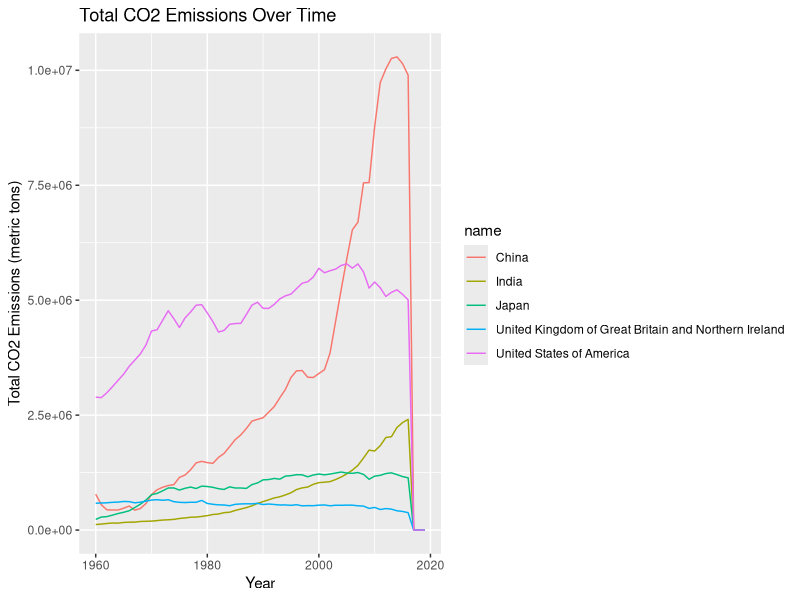
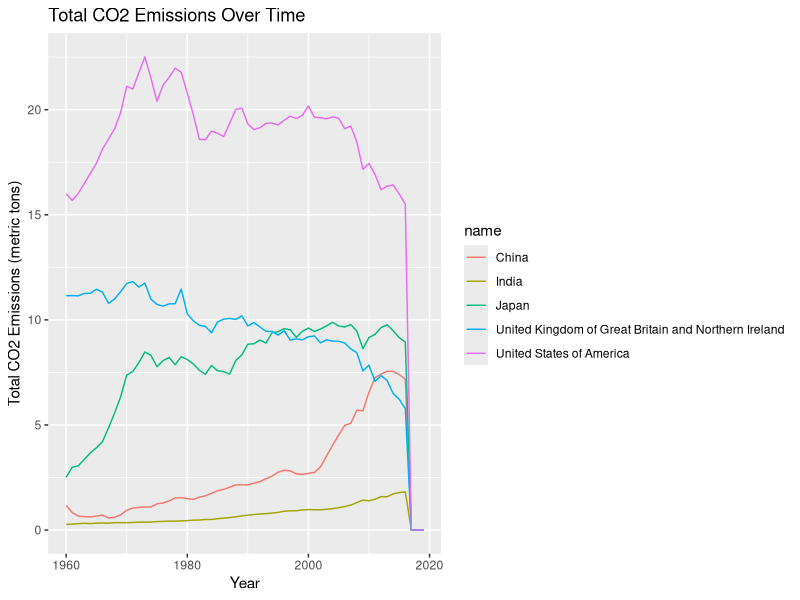
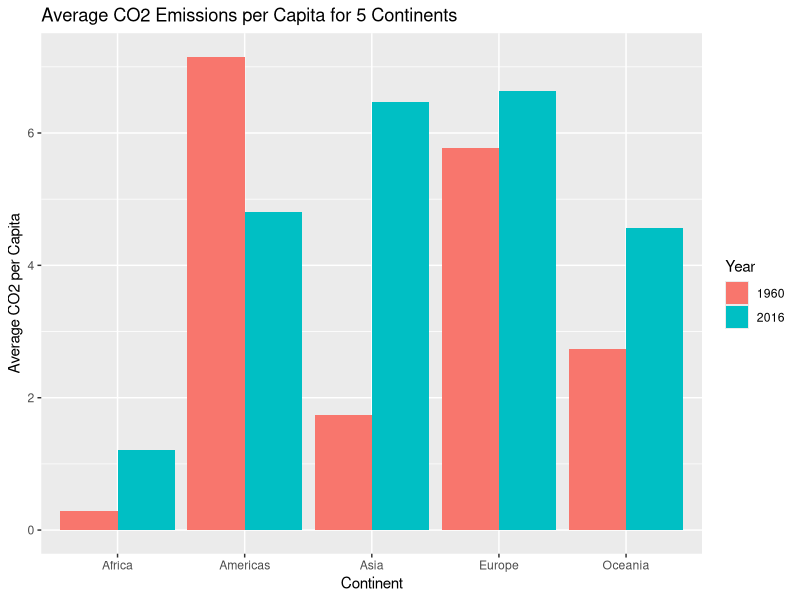
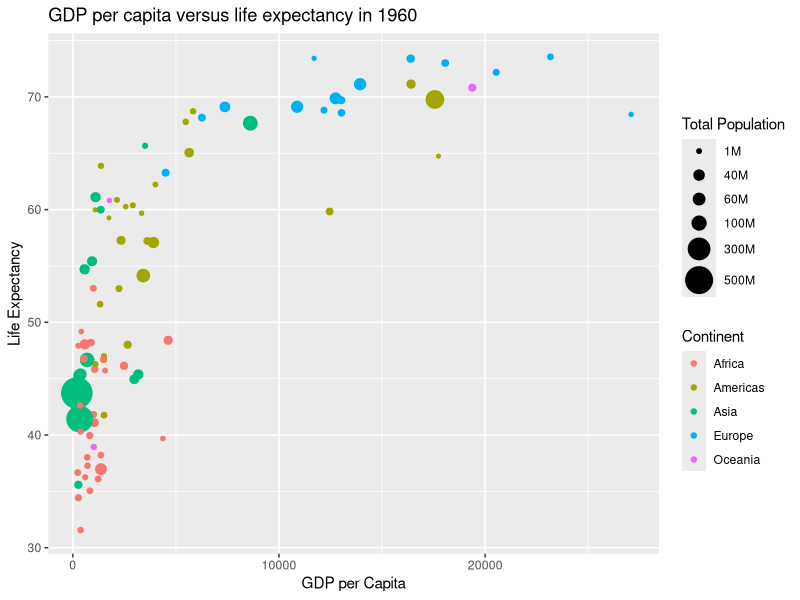
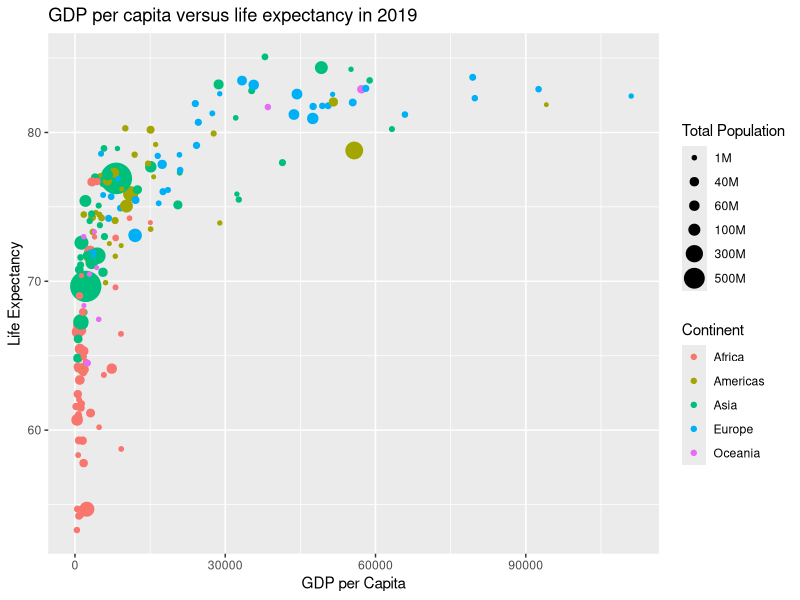
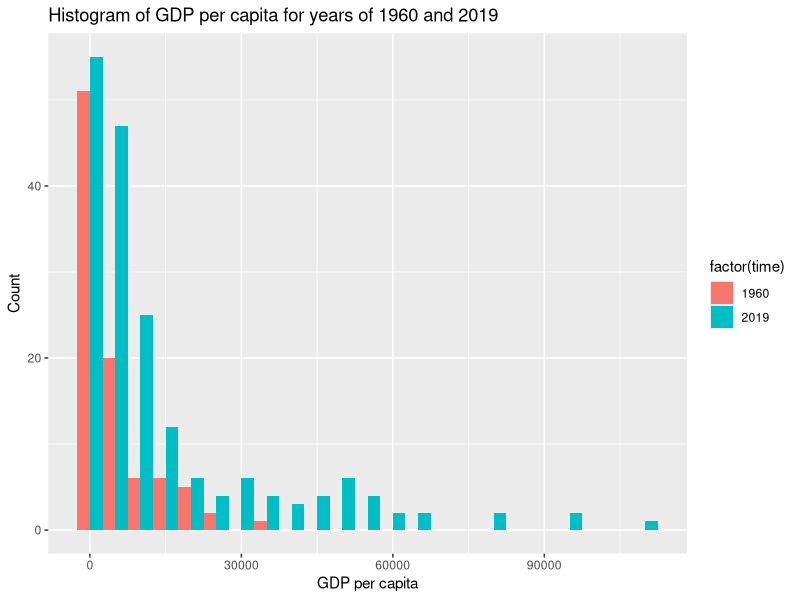
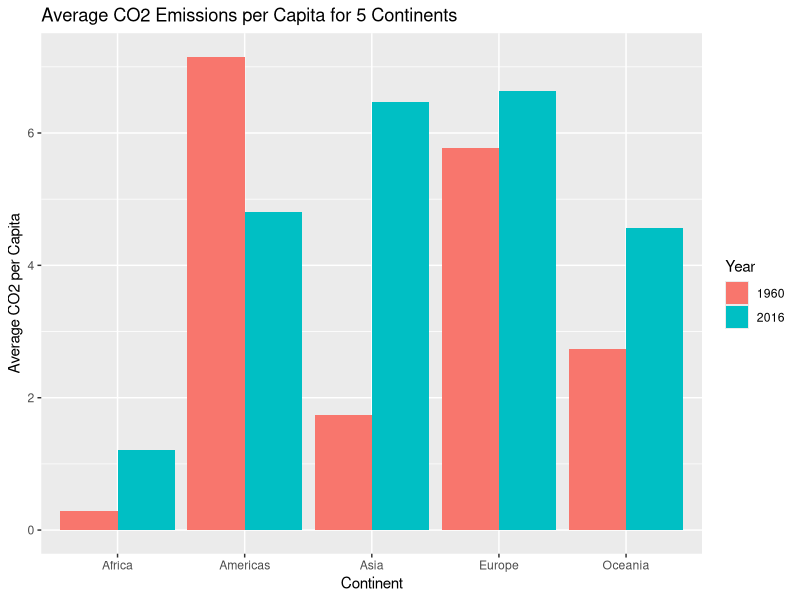

These charts were generated, in order, by the following R code:
## ---- chunk 1
knitr::opts_chunk$set(echo = TRUE)
library(tidyverse)
library(ggplot2)
getwd()
## ---- chunk 2
data = read_delim('gapminder.csv')
num_row <- nrow(data)
num_col <- ncol(data)
few_lines <- head(data, 3)
few_lines
## ---- chunk 3
length_iso3 <- length(unique(data$iso3))
length_iso2 <- length(unique(data$iso2))
length_name <- length(unique(data$name))
## ---- chunk 4
iso2_name <- data %>% 
  group_by(iso2) %>%
  summarize(name_num = n_distinct(name)) %>% 
  arrange(desc(name_num)) %>% 
  head(5)
iso2_name
## ---- chunk 5
iso3_name <- data %>% 
  group_by(name) %>%
  summarize(iso_num = n_distinct(iso3)) %>% 
  arrange(desc(iso_num)) %>% 
  head(5)
iso3_name
## ---- chunk 6
max_time <- max(data$time, na.rm = TRUE)
min_time <- min(data$time, na.rm = TRUE)
## ---- chunk 7
missing_co2 <- data %>%
  filter(!is.na(time)) %>% 
  filter(is.na(co2) | is.na(co2_PC)) %>%
  group_by(time) %>%
  summarize(num_missing = n()) %>% 
  arrange(desc(num_missing)) %>% 
  head(5)

missing_co2
## ---- chunk 8
few_countries <- c('United States of America', 'China', 'India', 'Japan', 'United Kingdom of Great Britain and Northern Ireland')

co2_select <- data %>% 
  filter(name %in% few_countries) %>% 
  group_by(name, time) %>% 
  summarize(co2 = sum(co2, na.rm =TRUE), .groups = 'drop')

ggplot(co2_select, aes(x = time, y = co2, color = name)) + geom_line() + 
  labs(title = "Total CO2 Emissions Over Time", 
       x = "Year", 
       y = "Total CO2 Emissions (metric tons)")
## ---- chunk 9

few_countries <- c('United States of America', 'China', 'India', 'Japan', 'United Kingdom of Great Britain and Northern Ireland')

co2_pc_select <- data %>% 
  filter(name %in% few_countries) %>% 
  group_by(name, time) %>% 
  summarize(co2_PC = sum(co2_PC, na.rm =TRUE), .groups = 'drop')

ggplot(co2_pc_select, aes(x = time, y = co2_PC, color = name)) + geom_line() + 
  labs(title = "Total CO2 Emissions Over Time", 
       x = "Year", 
       y = "Total CO2 Emissions (metric tons)")
## ---- chunk 10
average_region <- data %>% 
  filter(!is.na(region)) %>% 
  filter(time == 2016) %>% 
  group_by(region) %>% 
  summarize(average_co2_pc = mean(co2_PC, na.rm = TRUE))

average_region

## ---- chunk 11
compared_region <- data %>% 
  filter(!is.na(region)) %>% 
  filter(time == 1960 | time == 2016) %>% 
  group_by(region, time) %>% 
  summarize(average_co2_pc = mean(co2_PC, na.rm = TRUE), .groups = 'drop')

region_barplot <- ggplot(compared_region, aes(x = region, y = average_co2_pc, fill = as.factor(time))) +
  geom_bar(stat = "identity", position = position_dodge()) +
  labs(title = "Average CO2 Emissions per Capita for 5 Continents",
       x = "Continent", y = "Average CO2 per Capita") +
  scale_fill_discrete(name = "Year")

region_barplot
ggsave("Average CO2 Emissions per Capita for 5 Continents.png", region_barplot, width = 10, height = 6)

## ---- chunk 12

co2_per_2016 <- data %>% 
  filter(!is.na(region), !is.na(co2_PC)) %>% 
  filter(time == 2016) %>% 
  group_by(region, name) %>% 
  summarize(co2_for_country = sum(co2_PC, na.rm = TRUE), .groups = 'drop')

largest_three <- co2_per_2016 %>%
  group_by(region) %>%
  top_n(3, co2_for_country)

largest_three

smallest_three <- co2_per_2016 %>%
  group_by(region) %>%
  top_n(-3, co2_for_country)

smallest_three
## ---- chunk 13

data_1960 <- data %>% 
  filter(time == 1960) %>% 
  drop_na(region, GDP_PC, lifeExpectancy, totalPopulation)
  
ggplot(data_1960, aes(x = GDP_PC, y = lifeExpectancy, size = totalPopulation, color = region)) +
  geom_point()+
  scale_size(range = c(1, 10), breaks = c(1e6, 4e7, 6e7, 1e8, 3e8, 5e8),
             labels = c("1M", "40M", "60M", '100M', '300M', '500M')) +
  labs(title = "GDP per capita versus life expectancy in 1960",
       x = "GDP per Capita",
       y = "Life Expectancy",
       size = "Total Population",
       color = "Continent")
## ---- chunk 14

data_1960 <- data %>% 
  filter(time == 2019) %>% 
  drop_na(region, GDP_PC, lifeExpectancy, totalPopulation)
  
ggplot(data_1960, aes(x = GDP_PC, y = lifeExpectancy, size = totalPopulation, color = region)) +
  geom_point()+
  scale_size(range = c(1, 10), breaks = c(1e6, 4e7, 6e7, 1e8, 3e8, 5e8),
             labels = c("1M", "40M", "60M", '100M', '300M', '500M')) +
  labs(title = "GDP per capita versus life expectancy in 2019",
       x = "GDP per Capita",
       y = "Life Expectancy",
       size = "Total Population",
       color = "Continent")

## ---- chunk 15

avg_life_exp_1960 <- data %>%
  filter(!is.na(region)) %>% 
  filter(time == 1960) %>%
  group_by(region) %>%
  summarise(avg_life_exp = mean(lifeExpectancy, na.rm = TRUE))

avg_life_exp_1960

avg_life_exp_2019 <- data %>%
  filter(!is.na(region)) %>% 
  filter(time == 2019) %>%
  group_by(region) %>%
  summarise(avg_life_exp = mean(lifeExpectancy, na.rm = TRUE))

avg_life_exp_2019
## ---- chunk 16
time_range <- c(1960, 2019)

life_exp_growth <- data %>%
  filter(time %in% time_range) %>%
  group_by(region, name) %>%
  arrange(name, time) %>%
  mutate(prev = lag(lifeExpectancy)) %>%
  filter(!is.na(prev), !is.na(region)) %>%
  summarise(growth_rate = (lifeExpectancy - prev) / prev, .groups = 'drop') %>% 
  group_by(region) %>% 
  summarise(avg_growth_rate = mean(growth_rate)) %>% 
  arrange(avg_growth_rate)

life_exp_growth

## ---- chunk 17
data_1960_2019 <- data %>% 
  filter(time %in% time_range)

ggplot(data_1960_2019, aes(x = GDP_PC, fill = factor(time))) +
  geom_histogram(binwidth = 5000, position = "dodge") +
  labs(title = "Histogram of GDP per capita for years of 1960 and 2019",
       x = "GDP per capita", 
       y = "Count")

## ---- chunk 18
us_rank <- data %>%
  filter(time %in% time_range, !is.na(name), !is.na(lifeExpectancy)) %>%
  group_by(time) %>%
  mutate(rank = rank(desc(lifeExpectancy))) %>% 
  filter(name == "United States of America") %>% 
  select(name, rank)

us_rank
## ---- chunk 19
us_relative_rank <- data %>%
  filter(time %in% time_range, !is.na(name), !is.na(lifeExpectancy)) %>%
  group_by(time) %>%
  mutate(rank = rank(desc(lifeExpectancy)), num_countries = n_distinct(name), relative = rank / num_countries) %>% 
  filter(name == "United States of America") %>% 
  select(name, rank, num_countries, relative)

us_relative_rank

